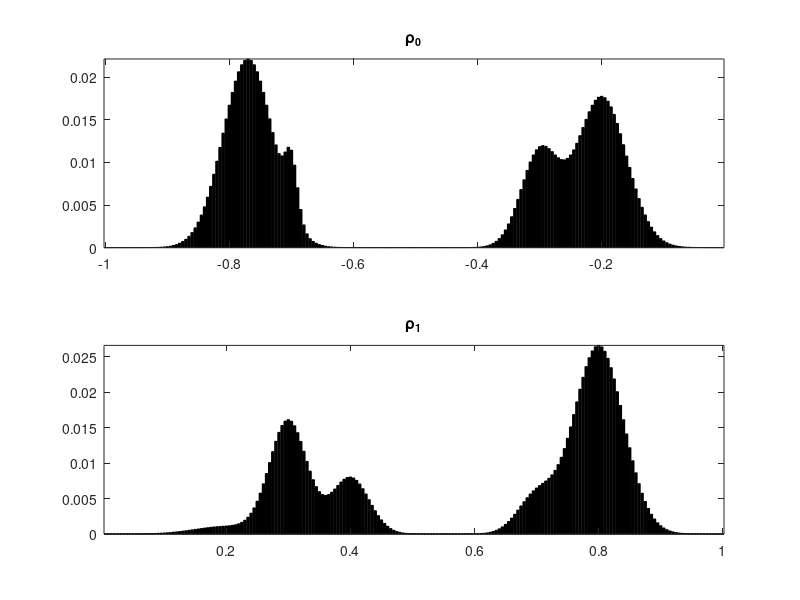

MATLAB code for this plot: (Note: this script raises an error after producing the figure.)
%% Multi-Marginal Optimal mass transport problem
% This script numerically solves an OMT problem as follows:
% 1. Transportation cost: C_{ijk} = \frac{x_{i}^2}{t_{k}} + \frac{y_{i}^2}{T - t_{k}}
% 2. Transportation map: Pi_{ijk} with its three marginials: p_i, q_i, r_k
%    such that \sum_{jk} = p_{i}, \sum_{ik} = q_{j}, \sum_{ij} = r_k.
%    p_i and q_j are two probability vector   
% 3. The mariginal along the t cooridinates has an upper-bound cap*T/n holds all the time.
% 4. p is transported to q in the time interval [0,T]

% The optimizer is the vector r_k which minimize the transportation cost:
% min_{ijk} C_{ijk}.*\Pi_{ijk}

% The code works in MATLAB 2019 a,b
% CVX with MOSEK solver is used:
% Installation of CVX: http://cvxr.com/cvx/

%% This Script is for Dirac transportation and plot, check note for the desired figure we want to see 
clear all
clc
%% Define the two probability distributions p_{i} and q_{j} and cooridinates X(p), Y(q)
% Consider p_{i} and q_{j} are two discretes distributions 
% p_{i}: i = 1, 2,..., n1
% q_{j}: j = 1, 2,..., n2
 
%% Random distribution generator
% 
n1 = 200;  % (not exceed 1000)
n2 = 200;  % (not exceed 1000)

x = (0:n1-1)'/n1-1; % x \in [-1,0]
y = (1:n2)'/n2;     % y \in [ 0,1]

% Useful functions 
normalize = @(a)a/sum(a(:));                           % Normalization function 
Gaussian = @(x,t0,sigma)exp( -(x-t0).^2/(2*sigma^2) ); % Gaussian distribution generator

sigma0 = 0.01; sigma1 = .02; sigma2 = .03; sigma3 = .04; sigma4 = .05;

% % Case 1:
% % Marginal p
% p = Gaussian(x, -.6,sigma4) + 3.*Gaussian(x, -.7,sigma2);
% % Marginal q
% q = 0.2.*Gaussian(y, .4,sigma4)+ 4.*Gaussian(y, .4,sigma2)+ 1.5*Gaussian(y, .5,sigma2)+ 1*Gaussian(y, .6,sigma2)+ 5.*Gaussian(y, .7,sigma3);

% Case 2:
% % Marginal p
p = 5.*Gaussian(x, -.77,sigma3) + 1.5.*Gaussian(x, -.7,sigma0) + 2.5.*Gaussian(x, -.3,sigma2) + 4.*Gaussian(x, -.2,sigma3);
% % Marginal q
q = 0.2.*Gaussian(y, .2,sigma4)+ 3.*Gaussian(y, .3,sigma2)+ 1.5*Gaussian(y, .4,sigma2)+ 1*Gaussian(y, .7,sigma2)+ 5.*Gaussian(y,.8,sigma3);

p = normalize(p);
q = normalize(q);

% Plot the two distributions p and q
figure(1)
subplot(2,1,1);
bar(x, p, 'k'); axis tight;
title('\rho_{0}')
subplot(2,1,2);
bar(y, q, 'k'); axis tight;
title('\rho_{1}')



%% Define the time t_{i} \in [0, T] (tk):
% Discretization of the time mariginal by nt (not exceed 500)
nt = 200;

% Define the time interval [0,T], notice that T is not neccesary to be 1.
T = 1;
t = T*(0+0.01:nt-0.01)'/nt;

%% Define the cost function C(x,y,t):
% C(x,y,t) = C_{ijk} = (x_i)^2./t_k + (y_i)^2/(T - t_k)
% Compute the 3-dimensional Cost matrix
[X,Y,tk] = meshgrid(x,y,t);
C = X.^2./tk + Y.^2./(T-tk);

% The order of the x-y axis need to be changed by the permute function,
Cost = permute(C,[2,1,3]);

%% CVX solver 
% The optimization problem:
% Variables: 
% The multi marginial coupling \Pi, the 'toll' constraint on time r_{k}
% Objective fucntion: \sum_{i}\sum_{j}\sum_{k} Cost(i,j,k).*\Pi 
% Constraints: 
% 1) marginal p_i, q_j, r_k
% 2) lower bound of \Pi_{i,j,k}: \Pi_{i,j,k} \geq 0
% 3) lower and upper bound of r_{k}: 0 \geq r_{k} \leq (capacity.*T./nt)

% The CVX solver: MOSEK needs to be installed. 
% The sum function in the CVX package do not support high dimension summation
% The capacity constraint should be larger than 1: cap*T/nt>1

% Define the capacity 
cap = 2;
capacity = cap*T/nt;
%%
cvx_begin
cvx_solver mosek
cvx_precision best
    variable Pi(n1,n2,nt)
    variable rk(nt)
    minimize(sum(sum(sum(Cost.*Pi))))
    subject to  
    % Define multi-marginal coupling counstraints:
    % 1.Marginal constraints on x coordinate
      squeeze(sum(sum(permute(Pi,[2,3,1])))) == p;
    % 2.Marginal constraints on y coordinate   
      squeeze(sum(sum(permute(Pi,[3,1,2])))) == q;
    % 3.Marinigal on t-coordinate
      squeeze(sum(sum(Pi))) == rk;  
    % 4.Element-wise lower bound for \Pi
      Pi >= 0;
    % 5.Capacity/Toll constraint
      0 <= rk <= capacity;    % r_{k} with upperbound,
      % 0 <= rk               % r_{k} without upperbound.
cvx_end


%% Check 3 marginal constraints:
fprintf('Constraints deviation (should be 0):'); 
sum(squeeze(sum(sum(permute(Pi,[2,3,1])))) - p)
sum(squeeze(sum(sum(permute(Pi,[3,1,2])))) - q)
sum(squeeze(sum(sum(Pi)))- rk)

%% Show that t marginal is a prbability measure
fprintf('Time marginal measure check:'); 
sum(rk)

%% Plots of rk, evolutionary probability distributions at moment t
figure(2)
flux = plot(t,rk);
flux.LineWidth = 2;
flux.Color ='#0072BD';
title('Marginal of Time between [0,T]')

figure(3)
bar(t,rk, 'k'); axis tight;
title('Marginal of Time between [0,T]')

%% 3D plot with 3 marginals
% Things need to be plotted here:
% 1. p  with x-axis, 2. q with y-axis, 3. rk with t-axis, 4. capacity 
% Original coordinates:
% x = (0:n1-1)'/n1-1;         % x \in [-1,0]
% y = (1:n2)'/n2;             % y \in [0,1]
% t = T*(0+0.01:nt-0.01)'/nt; % t \in [0,1]

% Generate new coordinates for 3D plot
xx1 = x;
xx2 = zeros(size(xx1));
xx = [xx1,xx2,p];
yy1 = y;
yy2 = ones(size(yy1));
yy = [yy1,yy2,q];
tt1 = t;
tt2 = zeros(size(tt1));
tollheight = capacity*ones(size(tt1));


%% figure: Line plot3
figure(4)
p1 = plot3(xx1,xx2,p,'LineWidth',3);
hold on
p2 = plot3(yy1,yy2,q,'LineWidth',3);
scaler = 20;
% tplot = plot(rk*scaler,tt1,'LineWidth',2,'Color','k','LineStyle',':');
tplot = plot3(tt2,tt1,rk,'LineWidth',2,'Color','k');
toll = plot3(tt2,tt1,tollheight,'LineWidth',4,'Color','r','LineStyle',':');
hold off
grid on
xlabel('X/Y')
ylabel('Time')
zlabel('Probability Density')
title('3-D Line Plot')

%% Coupling of p and q illustration
pqCoupling = sum(Pi,3);
ptCoupling = squeeze(sum(Pi,2));
qtCoupling = squeeze(sum(Pi,1));

figure(5)
plot(t,rk)
%% Display the optimal assignement

figure(6)
p1 = plot3(xx1,xx2,p,'LineWidth',1.5,'Color','k');

hold on
p2 = plot3(yy1,yy2,q,'LineWidth',1.5,'Color','k');
tplot = plot3(tt2,tt1,rk,'LineWidth',1.5,'Color','k');
toll = plot3(tt2,tt1,tollheight,'LineWidth',1.5,'Color','r','LineStyle',':');
% bar3(tt2,tt1,tollheight);

% Plot the grey 'area' by Line
% pt Coupling (correct):
[Ipt,Jpt,~] = find(ptCoupling>0.0002);
for ipt=1:length(Ipt)
    pt_assignement = plot([xx(Ipt(ipt),1),tt2(Jpt(ipt))],[xx(Ipt(ipt),2),tt1(Jpt(ipt))],'LineWidth',3,'Color',[0.8 0.8 0.8]);
end

% qt Coupling (order fixed):
[Iqt,Jqt,~] = find(qtCoupling>0.0002);
for iqt=1:length(Iqt)
    qt_assignement = plot([yy(Iqt(iqt),1),tt2(Jqt(iqt))],[yy(Iqt(iqt),2),tt1(Jqt(iqt))],'LineWidth',3,'Color',[0.8 0.8 0.8]);
end

% Plot the Dash line within the grey area to show point-wise assigments
for iptdash=1:10:length(Ipt)
    pt_assignement_dash = plot([xx(Ipt(iptdash),1),tt2(Jpt(iptdash))],[xx(Ipt(iptdash),2),tt1(Jpt(iptdash))],'LineWidth',0.5,'LineStyle','--','Color','k');
end

for iqtdash=1:10:length(Iqt)
    qt_assignement_dash = plot([yy(Iqt(iqtdash),1),tt2(Jqt(iqtdash))],[yy(Iqt(iqtdash),2),tt1(Jqt(iqtdash))],'LineWidth',0.5,'LineStyle','--','Color','k');
end

% Color the 'bumps' with dark grey
% Bump: 1,2,3,... need manually input y coordinates of the bumps

% capacity = 2;
% yarea = [0.095 0.105 0.355 0.365 0.47 0.48 0.51 0.545 0.595 0.615 0.79 0.805];

% capacity = 1.2

% yarea = [0.03 0.045 0.865 0.875];
% xarea = zeros(size(yarea));
% zperiod = [0 capacity capacity 0];
% zarea = [zperiod];
% 
% tollgrey = fill3(xarea,yarea,zarea, [0.2 0.2 0.2]);
% tollgrey.FaceAlpha = 0.5;


ax = gca;
ax.FontSize = 13; 
hold off
xlabel('Space','FontSize',14)
ylabel('Time','FontSize',14)
% zlabel('Probability Density','FontSize',14)
zlabel('Density','FontSize',14)
view([-15 50])


%% Plot 3-D coupling/Sparse 3D matrix 
% Generate new coordinates for 3D plot
xx1 = x;
xx2 = ones(size(xx1));
xx = [xx1,xx2,p];
yy1 = y;
yy2 = zeros(size(yy1));
yy = [yy1,yy2,q];

tt1 = t;
tt2 = ones(size(tt1));
tollheight = capacity*ones(size(tt1));


%
list = find (Pi>0.00001);
[I,J,K] = ind2sub(size(Pi),list);
%
figure()
scalar = 9;
p1 = plot3(xx1,xx2,scalar.*p,'LineWidth',1.5,'Color','b');
hold on
p2 = plot3(yy2,yy1,scalar.*q,'LineWidth',1.5,'Color','r');
tplot = plot3(-scalar.*rk,tt2,tt1,'LineWidth',1.5,'Color','k');

 for i=1:length(I)
     % pt_assignement = plot3(x(I(i)),y(J(i)),t(K(i)),'.','Color','k','MarkerSize',4000*Pi(I(i),J(i),K(i)),'MarkerFaceColor','#D9FFFF');
     pt_assignement = plot3(x(I(i)),y(J(i)),t(K(i)),'o','Color','k','MarkerSize',...
     1000*Pi(I(i),J(i),K(i)),'MarkerFaceColor','k');
 end

hold off
xlabel('X','FontSize',14)
ylabel('Y','FontSize',14)
zlabel('T','FontSize',14)
view([-28 7])



















